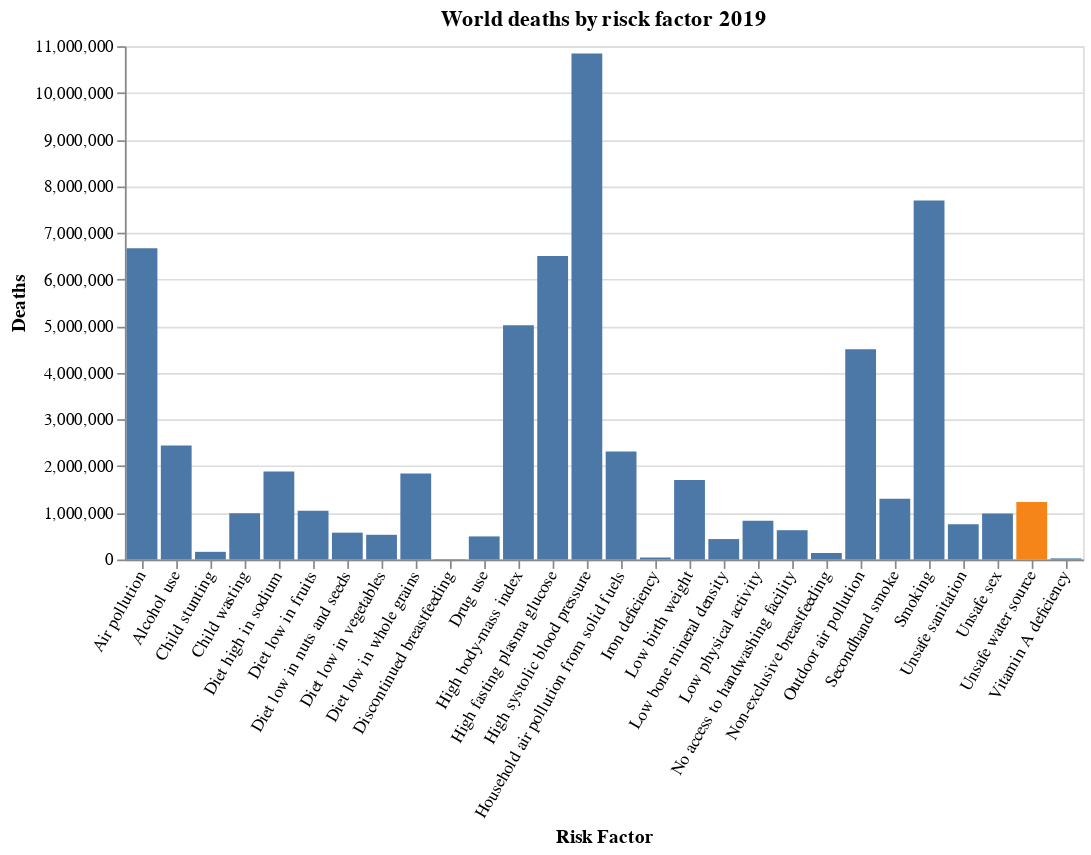

Describe this chart as a Vega-Lite specification.
### Vega-Lite specification from a JSON file in a GitHub repository (floating-point values rounded to 4 significant figures)
{"$schema": "https://vega.github.io/schema/vega-lite/v5.json", "title": "World deaths by risck factor 2019", "description": "A simple bar chart with embedded data.", "data": {"values": [{"a": "Outdoor air pollution", "b": 4506193, "v": "#027373"}, {"a": "High systolic blood pressure", "b": 10845595, "v": "#027373"}, {"a": "Diet high in sodium", "b": 1885356, "v": "#027373"}, {"a": "Diet low in whole grains", "b": 1844836, "v": "#027373"}, {"a": "Alcohol use", "b": 2441973, "v": "#027373"}, {"a": "Diet low in fruits", "b": 1046015, "v": "#027373"}, {"a": "Unsafe water source", "b": 1230154, "v": "#F2E7DC"}, {"a": "Secondhand smoke", "b": 1304318, "v": "#027373"}, {"a": "Low birth weight", "b": 1703121, "v": "#027373"}, {"a": "Child wasting", "b": 993046, "v": "#027373"}, {"a": "Unsafe sex", "b": 984366, "v": "#027373"}, {"a": "Diet low in nuts and seeds", "b": 575139, "v": "#027373"}, {"a": "Household air pollution from solid fuels", "b": 2313991, "v": "#027373"}, {"a": "Diet low in vegetables", "b": 529381, "v": "#027373"}, {"a": "Low physical activity", "b": 831502, "v": "#027373"}, {"a": "Smoking", "b": 7693368, "v": "#027373"}, {"a": "High fasting plasma glucose", "b": 6501298, "v": "#027373"}, {"a": "Air pollution", "b": 6671740, "v": "#027373"}, {"a": "High body-mass index", "b": 5019360, "v": "#027373"}, {"a": "Unsafe sanitation", "b": 756585, "v": "#027373"}, {"a": "No access to handwashing facility", "b": 627919, "v": "#027373"}, {"a": "Drug use", "b": 494492, "v": "#027373"}, {"a": "Low bone mineral density", "b": 437884, "v": "#027373"}, {"a": "Vitamin A deficiency", "b": 23850, "v": "#027373"}, {"a": "Child stunting", "b": 164237, "v": "#027373"}, {"a": "Discontinued breastfeeding", "b": 7788, "v": "#027373"}, {"a": "Non-exclusive breastfeeding", "b": 139732, "v": "#027373"}, {"a": "Iron deficiency", "b": 42349, "v": "#027373"}]}, "mark": "bar", "encoding": {"x": {"field": "a", "type": "nominal", "axis": {"labelAngle": -60}, "title": "Risk Factor"}, "y": {"field": "b", "type": "quantitative", "title": "Deaths"}, "color": {"field": "v", "legend": null}, "tooltip": [{"field": "a", "type": "nominal", "title": "Risk Factor"}, {"field": "b", "type": "quantitative", "title": "Number of deaths Globally"}]}}
